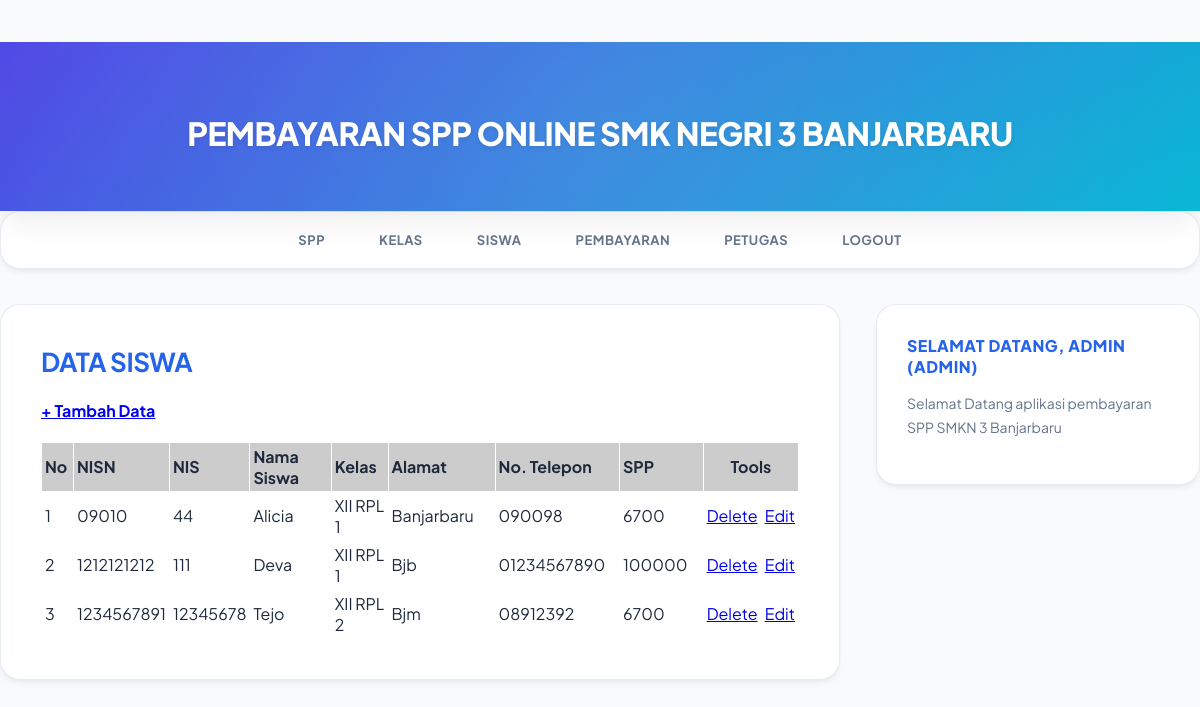
Screenshot of /admin/halaman_admin.php?open=data_siswa (signed in) with the database file from the repository.
### tables this page shows
CREATE TABLE `siswa` (
  `nisn` varchar(10) NOT NULL,
  `nis` varchar(8) NOT NULL,
  `nama` varchar(35) NOT NULL,
  `id_kelas` varchar(11) NOT NULL,
  `alamat` text NOT NULL,
  `no_telp` varchar(15) NOT NULL,
  `id_spp` varchar(5) NOT NULL
);

CREATE TABLE `kelas` (
  `id_kelas` varchar(5) NOT NULL,
  `nama_kelas` varchar(10) NOT NULL,
  `kompetensi_keahlian` varchar(30) NOT NULL
);

CREATE TABLE `spp` (
  `id_spp` varchar(5) NOT NULL,
  `tahun` int NOT NULL,
  `nominal` int NOT NULL
);

### admin/data_siswa.php (the view)
<?php
include_once "../src/koneksi.php";
?>
<h1><b>DATA SISWA</b></h1>
<h4><a href="?open=tambah_siswa">+ Tambah Data</a></h4>
<table cellspacing="1" cellpadding="3">
    <tr>
        <td width="5%" bgcolor="#CCCCCC"><b>No</b></td>
        <td width="5%" bgcolor="#CCCCCC"><b>NISN</b></td>
        <td width="5%" bgcolor="#CCCCCC"><b>NIS</b></td>
        <td width="20%" bgcolor="#CCCCCC"><b>Nama Siswa</b></td>
        <td width="10%" bgcolor="#CCCCCC"><b>Kelas</b></td>
        <td width="20%" bgcolor="#CCCCCC"><b>Alamat</b></td>
        <td width="20%" bgcolor="#CCCCCC"><b>No. Telepon</b></td>
        <td width="30%" bgcolor="#CCCCCC"><b>SPP</b></td>
        <td colspan="2" align="center" bgcolor="#CCCCCC"><b>Tools</b></td>
    </tr>
<?php
$sql = mysqli_query($koneksi, "SELECT * FROM kelas JOIN siswa on
kelas.id_kelas = siswa.id_kelas JOIN spp on siswa.id_spp = spp.id_spp");
$nomor = 0;
while($data = mysqli_fetch_array($sql)){
    $nomor++;
?>
<tr>
    <td><?php echo $nomor; ?></td>
    <td><?php echo $data['nisn']; ?></td>
    <td><?php echo $data['nis']; ?></td>
    <td><?php echo $data['nama']; ?></td>
    <td><?php echo $data['nama_kelas']; ?></td>
    <td><?php echo $data['alamat']; ?></td>
    <td><?php echo $data['no_telp']; ?></td>
    <td><?php echo $data['nominal']; ?></td>
    <td width="9%" align="center"><a href="?open=hapus_siswa&nisn=<?php echo $data['nisn']; ?>"
            target="_self" onclick="return confirm('YAKIN INGIN MENGHAPUS DATA SISWA INI ... ?')"> Delete</a></td>
    <td width="9%" align="center"><a href="?open=edit_siswa&nisn=<?php echo $data['nisn'] ?>"
            target="_self">Edit</a></td>
</tr>
<?php } ?>
</table>

### src/style.css (style rules this page uses)
body { background: #f8fafc; margin: 0; font-family: 'Plus Jakarta Sans', sans-serif; color: #1e293b; min-height: 100vh; display: flex; flex-direction: column; }
.conteudo h1 { margin: 0 0 18px 0; color: #2563EB; font-size: 26px; font-weight: 800; letter-spacing: -0.5px; }

### rows the page displays
siswa: nisn "09010", nis "44", nama "Alicia", id_kelas.nama_kelas "XII RPL 1", alamat "Banjarbaru", no_telp "090098", id_spp.nominal "6700"
siswa: nisn "1212121212", nis "111", nama "Deva", id_kelas.nama_kelas "XII RPL 1", alamat "Bjb", no_telp "01234567890", id_spp.nominal "100000"
siswa: nisn "1234567891", nis "12345678", nama "Tejo", id_kelas.nama_kelas "XII RPL 2", alamat "Bjm", no_telp "08912392", id_spp.nominal "6700"

### other values shown
$_SESSION['level'] "ADMIN"
$_SESSION['username'] "ADMIN"
